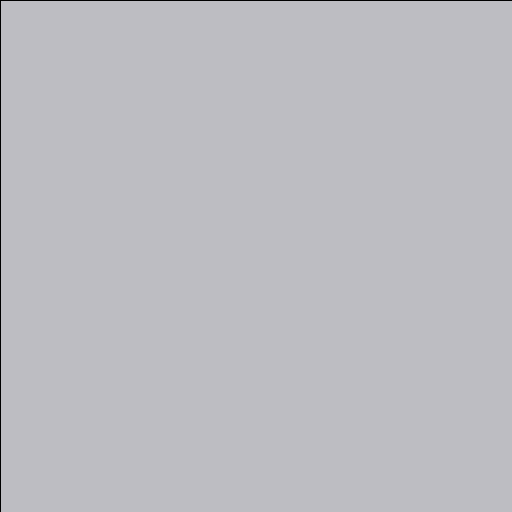
Frame 1 (no input)
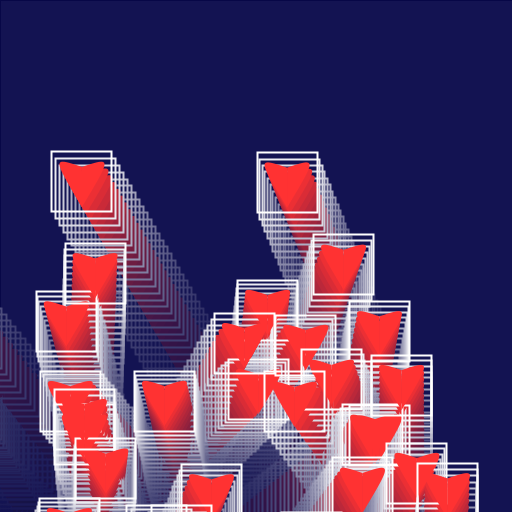
Frame 60 (the mouse pressed at the canvas centre just before this capture)
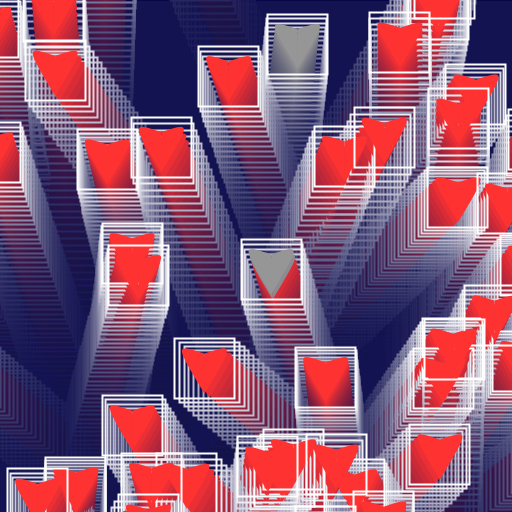
Frame 120 (the mouse held since frame 60 and released just before this capture)

The Processing sketch that drew these frames (run headless with seeded random() and noise(); from frame 60 on, the mouse is pressed at the canvas centre):

// Processing sketch: Esame_14_02_2018_es1
// ── Esame_14_02_2018_es1.pde
ArrayList<Heart> he;

void setup(){
   size(512,512);
   frameRate(30);
   smooth();
   he = new ArrayList<Heart>();
}

void draw(){
  fill(10,10, 80, 20);
  rect(0,0, width*2, height*2);
  if(random(1) < 0.5){
     he.add(new Heart(random(50, width -50), height + 50, random(-5, 5), random(3,7))); 
  }
  
  for(Heart h : he){
     h.run();
     if(mousePressed && h.alive){
         h.mouseIn();
     }
  }
}  

void keyPressed(){
   if(key == 'r'){
      setup(); 
   }
}

// ── Heart.pde
int q = 31651;
int f(int q){
   return ((q%21)/80); 
}

class Heart{
   float x, y;
   float sx, sy;
   boolean alive = true;
   
   
   Heart(float x, float y, float sx, float sy){
      this.x = x;
      this.y = y;
      this.sx = sx;
      this.sy = sy;
   }
   
  void display(){
    noFill();
    rectMode(CENTER);
    stroke(255);
    strokeWeight(2);
    rect(x, y, 60, 60);
    noStroke();
    if(alive)
    fill(255, 50, 50);
    else
    fill(150);
    bezier(x, y-15, x-30, y-25, x-30, y-25, x, y+25);
    bezier(x, y-15, x+30, y-25, x+30, y-25, x, y+25);
  }
  
   
   void move(){
      if(!alive){
         y -= 0.1 + f(q); 
      }
      y -= sy;
      x += sx;
   }
   
  void mouseIn(){
     if(dist(x,y,mouseX, mouseY) < 30){
        alive = false; 
     }
  }
  
   void run(){
      move();
      display();
   }
}
